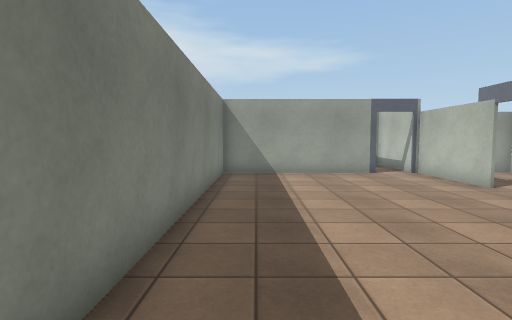
View 1 (above)

13 first-person views from a walk through a scene from a Unity 3-D project. The camera is 1.4 m above the floor, tilts 4° down and sees 80° across. Doors are open. The floor is counted in squares, 1 m on a side. Each view is taken from the middle of a square. On the plan, view 1 faces up. The plan holds only what a view shows up to about 14 squares ahead; the rest is blank. The place goes on beyond the plan. The player is left out. Surface patterns are stand-ins for the level's own textures.

View 2
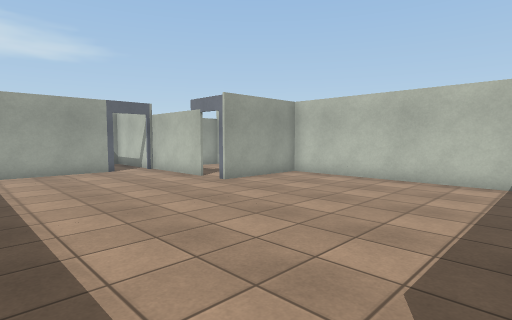

View 3
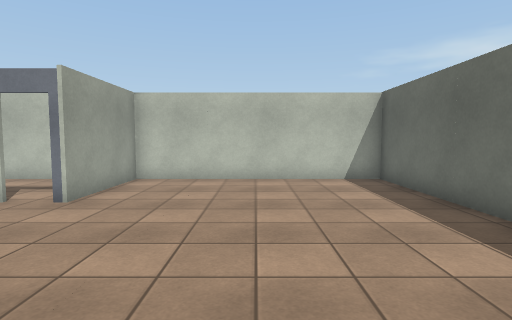

View 4
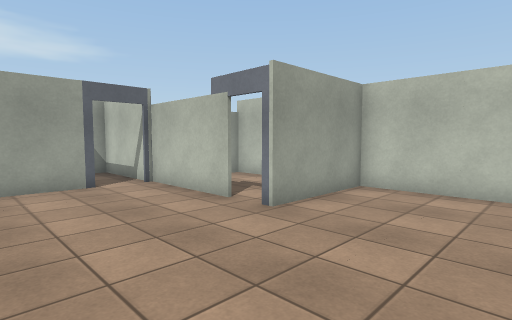

View 5
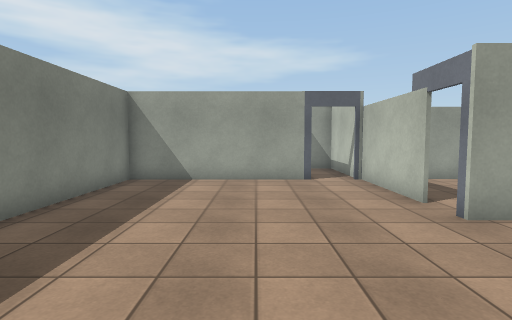

View 6
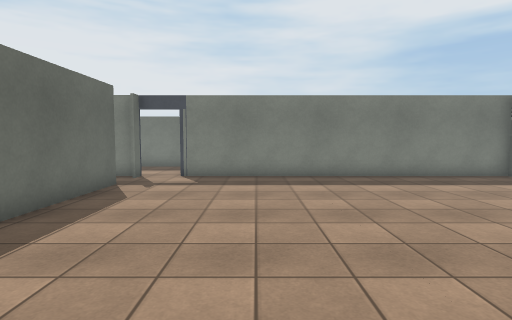

View 7
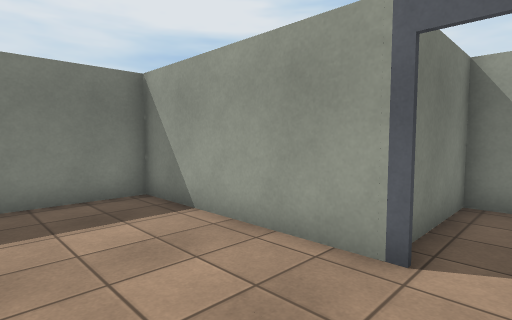

View 8
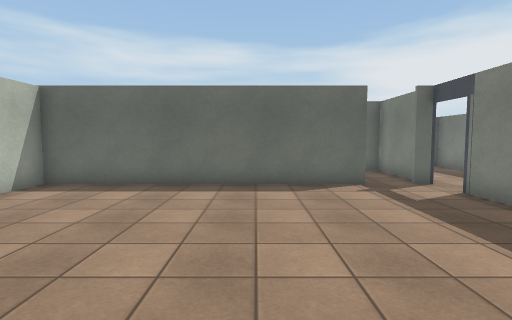

View 9
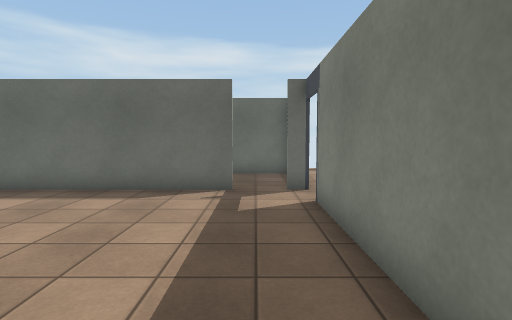

View 10
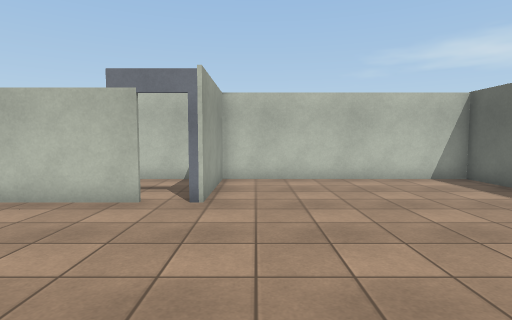

View 11
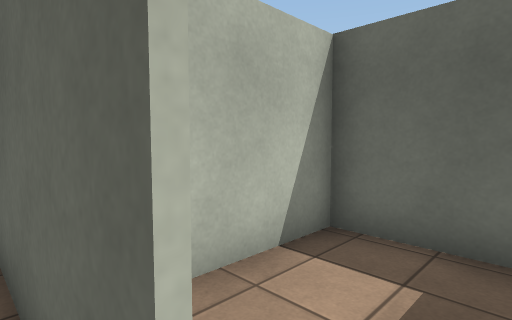

View 12
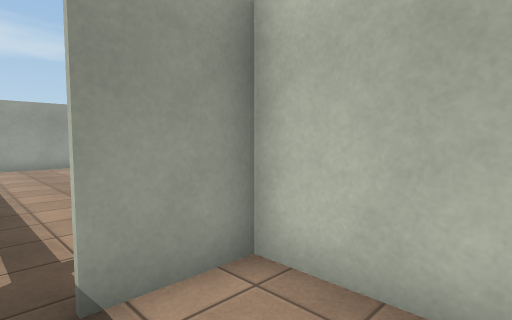

View 13
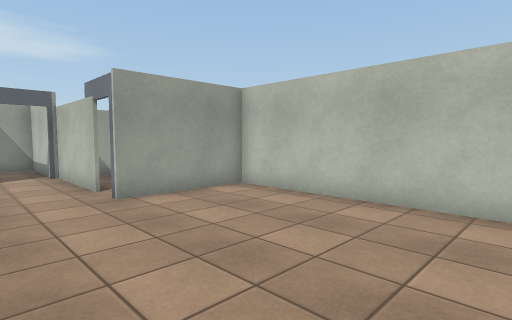

### Floor plan
Points are (right, up) in squares from view 1. A wall is a line through its corners. A room is listed if a view was taken in it or the views show most of it. See-through windows are left out.
Room 1 (views 1, 2, 3, 4, 5, 6, 7, 8, 9, 10, 11, 13)
walls: (6.6, 8.5) (6.6, 12.5); (10.6, 7.2) (6.6, 7.2); (0.6, -1.3) (10.5, -1.3) (10.5, 6.9); (5, 12.4) (-1.3, 12.4) (-1.3, 0.1); (6.6, 12.8) (6.6, 16.3) (4.7, 16.3) (4.7, 13.2)
ways out: opening at (0, -1) to room 2; opening at (7, 8) to room 3
Room 2 (view 12)
walls: (-1.3, -1.5) (-1.3, -5.2) (2.6, -5.2) (2.6, -1.4) (0.6, -1.4)
ways out: opening at (0, -1) to room 1
Room 3 (no view inside)
walls: (8.5, 12.4) (8, 12.4); (10.5, 6.9) (10.5, 12.4) (9, 12.4)
ways out: opening at (7, 8) to room 1

Where each view was taken, in squares from view 1:
view 1: 0 up, 0 right, facing up
view 2: 1 down, 0 right, facing up-right
view 3: 3 up, 0 right, facing right
view 4: 3 up, 2 right, facing up-right
view 5: 2 up, 3 right, facing up
view 6: 3 up, 10 right, facing left
view 7: 9 up, 6 right, facing up-left
view 8: 8 up, 4 right, facing down
view 9: 7 up, 0 right, facing down
view 10: 6 up, 0 right, facing right
view 11: 1 down, 0 right, facing down-right
view 12: 4 down, 0 right, facing up-right
view 13: 0 up, 4 right, facing up-right
